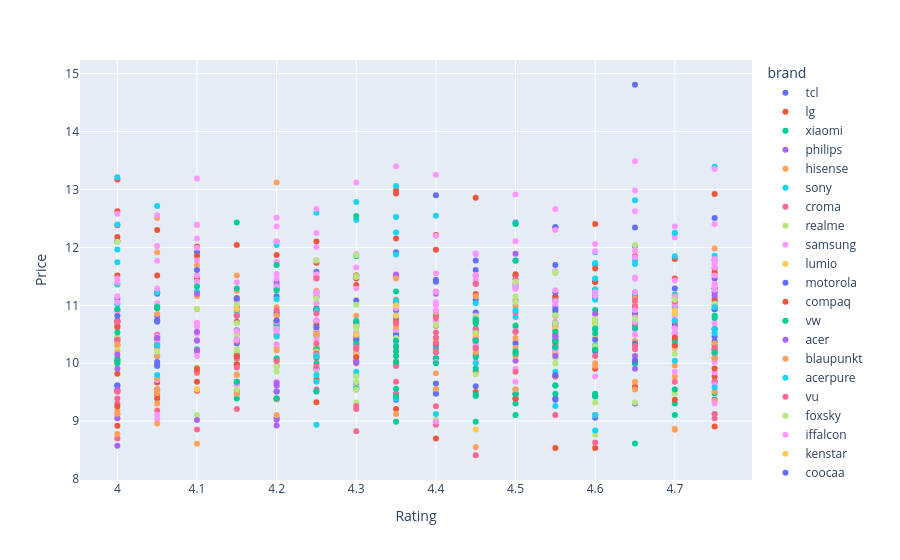

The notebook cell this image was saved under:
### Markdown cell above
### Price to Rating Columns

### Code cell
px.scatter(df, x='Rating', y='Price', color='brand')

### Figure 1 — Plotly figure (JSON) as saved in the notebook; plotly's stock layout.template omitted (floating-point values rounded to 4 significant figures; data arrays with more than 128 entries replaced by an {"elided": "..."} marker saying what was removed)
{"data": [{"hovertemplate": "brand=tcl<br>Rating=%{x}<br>Price=%{y}<extra></extra>", "legendgroup": "tcl", "marker": {"color": "#636efa", "symbol": "circle"}, "mode": "markers", "name": "tcl", "orientation": "v", "showlegend": true, "type": "scatter", "x": [4.65, 4.4, 4.45, 4.65, 4.2, 4, 4.05, 4.45, 4.4, 4.45, 4.7, 4.75, 4.05, 4.5, 4.45, 4.35, 4.35, 4.45, 4.2, 4.15, 4.15, 4.35, 4.3, 4, 4.55, 4.55, 4.35, 4.15, 4.25, 4.2, 4.55, 4.4, 4.3, 4.65, 4.7, 4.2, 4.55, 4.65, 4.05, 4.4, 4.75, 4.5, 4.05, 4.7, 4, 4.5, 4.15, 4.65, 4.55, 4.6, 4.45, 4.7, 4.55, 4, 4.75, 4.25, 4.5, 4.5, 4.15, 4.35, 4.35, 4.75, 4.65, 4.3, 4.25, 4, 4.65, 4.65, 4.6, 4.55, 4.55, 4.3, 4.75, 4.75, 4.05, 4.75, 4.6, 4.4, 4.65, 4.3, 4.75, 4.1, 4.45, 4.65, 4.2, 4.55, 4.25, 4.75, 4.7, 4.75, 4.35, 4, 4, 4.55], "xaxis": "x", "y": [10.67, 11.41, 11.61, 9.306, 10.84, 10.74, 10.39, 11.1, 11.44, 10.88, 10.67, 9.68, 11.2, 12.43, 11.37, 11.92, 10.91, 10.37, 11.16, 10.34, 9.648, 10.78, 11.08, 10.71, 10.13, 10.46, 10.46, 10.57, 10.91, 10.88, 11.16, 10.65, 10.4, 10.86, 10.31, 11.29, 12.35, 11.14, 10.71, 10.24, 11.07, 10.16, 9.952, 10.62, 9.615, 11.35, 10.37, 10.6, 10.99, 11.41, 9.602, 11.29, 12.35, 12.1, 12.51, 11.58, 11.51, 11.78, 10.82, 10.46, 11.0, 11.23, 10.97, 10.46, 10.95, 9.615, 14.81, 12.03, 11.71, 11.7, 9.392, 10.17, 10.46, 10.38, 10.82, 11.29, 11.13, 12.9, 11.08, 11.51, 11.78, 11.92, 11.78, 12.35, 11.35, 11.23, 11.23, 11.29, 11.05, 11.46, 10.46, 11.11, 10.82, 10.9], "yaxis": "y"}, {"hovertemplate": "brand=lg<br>Rating=%{x}<br>Price=%{y}<extra></extra>", "legendgroup": "lg", "marker": {"color": "#EF553B", "symbol": "circle"}, "mode": "markers", "name": "lg", "orientation": "v", "showlegend": true, "type": "scatter", "x": [4.55, 4.4, 4.25, 4.45, 4.55, 4.75, 4.15, 4.75, 4.65, 4, 4.4, 4.4, 4.7, 4.75, 4.2, 4.6, 4.75, 4.35, 4.65, 4.55, 4, 4.2, 4.05, 4.55, 4.45, 4.35, 4.3, 4.55, 4.1, 4.1, 4.55, 4.1, 4, 4, 4.75, 4.4, 4.75, 4, 4.5, 4.75, 4.15, 4.35, 4.65, 4.6, 4.1, 4.65, 4.05, 4.25, 4.35, 4, 4.45, 4.7, 4.25, 4.6, 4.35, 4.25, 4.15, 4.65, 4.3, 4.45, 4.65, 4.7, 4.35, 4.55, 4, 4.75, 4, 4.05, 4, 4.65, 4.15, 4.25, 4.05, 4.15, 4.65, 4.6, 4.75, 4.05, 4.25, 4.6, 4.25, 4.45, 4.15, 4.6, 4.05, 4, 4.2, 4.2, 4.7, 4.4, 4.15, 4.05, 4.55, 4], "xaxis": "x", "y": [10.65, 10.34, 10.73, 10.4, 10.5, 11.51, 10.98, 11.57, 9.595, 12.38, 10.82, 11.23, 11.12, 10.17, 10.71, 11.64, 11.63, 12.99, 11.85, 11.13, 9.82, 10.7, 10.74, 9.781, 9.852, 11.48, 11.35, 10.57, 9.68, 11.46, 10.17, 11.85, 12.62, 12.11, 12.92, 12.21, 10.6, 12.18, 11.54, 9.77, 10.37, 12.15, 10.8, 12.4, 12.01, 11.22, 11.51, 12.1, 12.93, 9.518, 12.86, 11.8, 9.714, 9.905, 11.07, 10.67, 12.04, 10.96, 11.46, 11.51, 11.08, 10.72, 10.71, 10.35, 10.91, 11.11, 10.71, 10.4, 10.43, 10.69, 9.977, 10.28, 10.36, 9.532, 11.16, 11.41, 11.0, 10.45, 11.74, 11.41, 11.49, 11.2, 11.13, 11.27, 9.668, 13.17, 11.87, 12.1, 11.46, 11.96, 10.71, 12.3, 11.09, 11.51], "yaxis": "y"}, {"hovertemplate": "brand=xiaomi<br>Rating=%{x}<br>Price=%{y}<extra></extra>", "legendgroup": "xiaomi", "marker": {"color": "#00cc96", "symbol": "circle"}, "mode": "markers", "name": "xiaomi", "orientation": "v", "showlegend": true, "type": "scatter", "x": [4.35, 4.65, 4.5, 4.3, 4.45, 4.1, 4.55, 4.1, 4.2, 4.7, 4.4, 4.6, 4.7, 4.35, 4.5, 4.15, 4.4, 4.7, 4.25, 4.4, 4.15, 4.3, 4.4, 4.45, 4.6, 4.4, 4.7, 4.4, 4.65, 4.15, 4.35, 4.35, 4.45, 4.15, 4.65], "xaxis": "x", "y": [10.52, 10.71, 9.105, 10.31, 10.4, 10.2, 9.616, 10.24, 10.65, 9.306, 10.86, 9.473, 11.18, 11.24, 9.547, 9.473, 10.09, 10.52, 10.93, 10.31, 10.13, 11.51, 10.09, 10.52, 11.17, 10.44, 10.52, 10.2, 10.32, 9.393, 10.56, 9.473, 10.4, 10.18, 9.999], "yaxis": "y"}, {"hovertemplate": "brand=philips<br>Rating=%{x}<br>Price=%{y}<extra></extra>", "legendgroup": "philips", "marker": {"color": "#ab63fa", "symbol": "circle"}, "mode": "markers", "name": "philips", "orientation": "v", "showlegend": true, "type": "scatter", "x": [4.05, 4.1, 4.7, 4.7, 4.25, 4.2, 4.4, 4.75, 4, 4.3, 4.5, 4.65, 4.5, 4], "xaxis": "x", "y": [11.23, 10.2, 10.74, 10.97, 10.46, 11.41, 11.2, 10.93, 9.51, 10.65, 10.55, 10.04, 10.04, 9.547], "yaxis": "y"}, {"hovertemplate": "brand=hisense<br>Rating=%{x}<br>Price=%{y}<extra></extra>", "legendgroup": "hisense", "marker": {"color": "#FFA15A", "symbol": "circle"}, "mode": "markers", "name": "hisense", "orientation": "v", "showlegend": true, "type": "scatter", "x": [4.2, 4.2, 4.65, 4.75, 4.2, 4.25, 4.15, 4.6, 4.45, 4.2, 4.75, 4.2, 4.3, 4.3, 4.35, 4.55, 4.7, 4.6, 4.5, 4.4, 4.35, 4.15, 4.1, 4.25, 4.2, 4, 4.05, 4.05, 4.1, 4.1, 4.5, 4.2, 4.65, 4.6, 4.65, 4.35, 4.4, 4, 4.2, 4.15, 4.7, 4.2, 4.15, 4.4, 4.45, 4.3, 4.1, 4.15], "xaxis": "x", "y": [10.82, 10.07, 10.35, 10.31, 10.97, 11.25, 11.51, 10.46, 11.16, 10.22, 11.98, 10.27, 10.82, 11.51, 10.2, 10.62, 9.962, 9.999, 10.37, 10.2, 10.58, 10.89, 10.93, 10.57, 10.46, 10.2, 12.51, 11.92, 11.16, 11.7, 10.13, 9.393, 11.0, 10.69, 10.38, 10.04, 10.88, 11.35, 13.12, 11.25, 9.547, 10.82, 10.49, 10.65, 10.55, 9.788, 12.39, 9.473], "yaxis": "y"}, {"hovertemplate": "brand=sony<br>Rating=%{x}<br>Price=%{y}<extra></extra>", "legendgroup": "sony", "marker": {"color": "#19d3f3", "symbol": "circle"}, "mode": "markers", "name": "sony", "orientation": "v", "showlegend": true, "type": "scatter", "x": [4.5, 4.3, 4.6, 4.35, 4.6, 4.3, 4.45, 4.05, 4.65, 4.6, 4.6, 4.6, 4.25, 4.2, 4, 4.2, 4.65, 4.7, 4, 4, 4.65, 4.05, 4.55, 4, 4.35, 4, 4, 4.15, 4.4, 4.3, 4.35, 4.65, 4.75, 4.1, 4.25, 4.6, 4.5, 4.7, 4.25, 4.75, 4.05, 4.35, 4.7, 4.6, 4.35, 4.5, 4.35], "xaxis": "x", "y": [11.3, 12.47, 11.73, 12.26, 11.46, 10.74, 11.03, 10.46, 11.71, 11.1, 11.26, 11.92, 12.6, 11.1, 13.21, 12.04, 12.81, 11.85, 11.96, 12.4, 11.78, 12.71, 11.08, 11.02, 10.82, 11.74, 11.37, 10.84, 12.55, 12.79, 13.06, 11.19, 11.86, 11.24, 10.27, 10.26, 10.8, 12.24, 11.16, 13.39, 11.23, 10.97, 11.0, 11.23, 12.53, 12.42, 11.88], "yaxis": "y"}, {"hovertemplate": "brand=croma<br>Rating=%{x}<br>Price=%{y}<extra></extra>", "legendgroup": "croma", "marker": {"color": "#FF6692", "symbol": "circle"}, "mode": "markers", "name": "croma", "orientation": "v", "showlegend": true, "type": "scatter", "x": [4.45, 4.35, 4.2, 4.5, 4.15, 4, 4.35, 4.3, 4, 4.25, 4.4, 4.3, 4.5, 4.25, 4.05, 4.55, 4, 4.5, 4.75, 4, 4.65, 4.55, 4.75, 4.15, 4.15, 4.65, 4.55, 4.2, 4.3, 4.2, 4.25], "xaxis": "x", "y": [8.411, 9.472, 10.57, 9.392, 9.209, 10.31, 9.68, 9.998, 9.305, 9.903, 9.259, 10.37, 10.88, 10.09, 10.49, 9.104, 8.698, 11.08, 9.68, 9.51, 10.65, 10.24, 9.047, 10.09, 10.52, 10.99, 10.31, 9.952, 9.209, 10.91, 10.24], "yaxis": "y"}, {"hovertemplate": "brand=realme<br>Rating=%{x}<br>Price=%{y}<extra></extra>", "legendgroup": "realme", "marker": {"color": "#B6E880", "symbol": "circle"}, "mode": "markers", "name": "realme", "orientation": "v", "showlegend": true, "type": "scatter", "x": [4.2, 4.25, 4.65, 4.5, 4.45, 4.05, 4.15, 4.25, 4.15, 4.2, 4.3, 4.15, 4, 4.75, 4.6, 4.05, 4.55, 4.3, 4.75, 4.25, 4.55, 4.3, 4.45, 4.6, 4.35, 4.5, 4.2, 4.15, 4.25, 4.25, 4.3, 4.75], "xaxis": "x", "y": [10.02, 9.868, 9.324, 10.17, 9.809, 10.36, 10.49, 10.28, 9.815, 10.02, 9.324, 10.06, 10.28, 11.03, 10.66, 9.306, 10.09, 10.13, 10.1, 10.54, 9.994, 11.49, 10.7, 9.324, 10.37, 10.66, 10.33, 10.69, 10.24, 10.34, 10.28, 10.04], "yaxis": "y"}, {"hovertemplate": "brand=samsung<br>Rating=%{x}<br>Price=%{y}<extra></extra>", "legendgroup": "samsung", "marker": {"color": "#FF97FF", "symbol": "circle"}, "mode": "markers", "name": "samsung", "orientation": "v", "showlegend": true, "type": "scatter", "x": {"elided": "171 float values"}, "xaxis": "x", "y": {"elided": "171 float values"}, "yaxis": "y"}, {"hovertemplate": "brand=lumio<br>Rating=%{x}<br>Price=%{y}<extra></extra>", "legendgroup": "lumio", "marker": {"color": "#FECB52", "symbol": "circle"}, "mode": "markers", "name": "lumio", "orientation": "v", "showlegend": true, "type": "scatter", "x": [4.7, 4, 4.55, 4.7, 4.7, 4.25, 4.4], "xaxis": "x", "y": [10.86, 10.31, 10.6, 10.28, 10.92, 10.55, 10.4], "yaxis": "y"}, {"hovertemplate": "brand=motorola<br>Rating=%{x}<br>Price=%{y}<extra></extra>", "legendgroup": "motorola", "marker": {"color": "#636efa", "symbol": "circle"}, "mode": "markers", "name": "motorola", "orientation": "v", "showlegend": true, "type": "scatter", "x": [4.05, 4.55, 4.5, 4.15, 4.1, 4.75, 4.7, 4.35, 4.05, 4.55, 4.55, 4.3, 4.4, 4.35, 4.75, 4.35, 4.45, 4.3, 4.55, 4.15, 4.05, 4.35], "xaxis": "x", "y": [10.13, 9.367, 10.34, 11.11, 11.61, 9.367, 10.4, 10.4, 10.74, 10.28, 10.93, 10.11, 10.33, 9.367, 10.93, 10.48, 10.15, 10.02, 10.69, 10.4, 10.02, 11.05], "yaxis": "y"}, {"hovertemplate": "brand=compaq<br>Rating=%{x}<br>Price=%{y}<extra></extra>", "legendgroup": "compaq", "marker": {"color": "#EF553B", "symbol": "circle"}, "mode": "markers", "name": "compaq", "orientation": "v", "showlegend": true, "type": "scatter", "x": [4.05, 4.35], "xaxis": "x", "y": [9.393, 9.21], "yaxis": "y"}, {"hovertemplate": "brand=vw<br>Rating=%{x}<br>Price=%{y}<extra></extra>", "legendgroup": "vw", "marker": {"color": "#00cc96", "symbol": "circle"}, "mode": "markers", "name": "vw", "orientation": "v", "showlegend": true, "type": "scatter", "x": [4.55, 4.5, 4.45, 4.65, 4.2, 4.4, 4.35, 4.75, 4.35, 4.7, 4.5, 4.65, 4, 4.45, 4.15, 4.6, 4.75], "xaxis": "x", "y": [9.616, 9.306, 8.987, 8.613, 9.51, 9.999, 8.987, 9.48, 9.561, 9.105, 10.17, 9.999, 10.08, 10.6, 10.92, 10.92, 10.31], "yaxis": "y"}, {"hovertemplate": "brand=acer<br>Rating=%{x}<br>Price=%{y}<extra></extra>", "legendgroup": "acer", "marker": {"color": "#ab63fa", "symbol": "circle"}, "mode": "markers", "name": "acer", "orientation": "v", "showlegend": true, "type": "scatter", "x": [4.25, 4.3, 4.75, 4.5, 4.2, 4.75, 4.05, 4.15, 4.65, 4.6, 4.75, 4.35, 4.3, 4.1, 4.1, 4.75, 4.3, 4.4, 4.5, 4.35, 4.1], "xaxis": "x", "y": [10.13, 10.04, 10.2, 9.393, 9.51, 10.09, 10.43, 9.68, 10.13, 10.86, 11.17, 11.51, 9.642, 10.55, 10.39, 10.24, 10.69, 10.34, 11.89, 11.52, 11.2], "yaxis": "y"}, {"hovertemplate": "brand=blaupunkt<br>Rating=%{x}<br>Price=%{y}<extra></extra>", "legendgroup": "blaupunkt", "marker": {"color": "#FFA15A", "symbol": "circle"}, "mode": "markers", "name": "blaupunkt", "orientation": "v", "showlegend": true, "type": "scatter", "x": [4.75, 4.65, 4.7, 4.75, 4.1, 4.15, 4.5, 4.2, 4.35, 4.6, 4.05, 4.35, 4.75, 4.3, 4.1, 4.1, 4.65, 4, 4.05, 4.05, 4.35, 4.5, 4.05, 4.3], "xaxis": "x", "y": [9.35, 9.68, 9.77, 9.51, 9.826, 9.798, 10.43, 10.74, 11.1, 9.952, 9.547, 11.46, 10.34, 10.24, 10.23, 9.547, 9.547, 9.185, 10.13, 10.28, 9.122, 10.99, 9.306, 10.65], "yaxis": "y"}, {"hovertemplate": "brand=acerpure<br>Rating=%{x}<br>Price=%{y}<extra></extra>", "legendgroup": "acerpure", "marker": {"color": "#19d3f3", "symbol": "circle"}, "mode": "markers", "name": "acerpure", "orientation": "v", "showlegend": true, "type": "scatter", "x": [4.2, 4.7, 4.25, 4.6, 4.7, 4.25, 4.5, 4.7], "xaxis": "x", "y": [10.6, 10.04, 10.9, 10.31, 12.25, 10.49, 10.92, 10.74], "yaxis": "y"}, {"hovertemplate": "brand=vu<br>Rating=%{x}<br>Price=%{y}<extra></extra>", "legendgroup": "vu", "marker": {"color": "#FF6692", "symbol": "circle"}, "mode": "markers", "name": "vu", "orientation": "v", "showlegend": true, "type": "scatter", "x": [4.4, 4.2, 4.75, 4.15, 4.15, 4.4, 4.15, 4.7, 4.4, 4.55, 4.65, 4.6, 4.35, 4.45, 4.5, 4.3, 4.45], "xaxis": "x", "y": [10.18, 10.49, 10.26, 10.82, 10.98, 10.78, 10.09, 11.07, 10.53, 10.82, 11.09, 10.23, 10.27, 10.58, 11.45, 10.43, 11.37], "yaxis": "y"}, {"hovertemplate": "brand=foxsky<br>Rating=%{x}<br>Price=%{y}<extra></extra>", "legendgroup": "foxsky", "marker": {"color": "#B6E880", "symbol": "circle"}, "mode": "markers", "name": "foxsky", "orientation": "v", "showlegend": true, "type": "scatter", "x": [4.15, 4.5, 4.1, 4.45, 4.1, 4.4, 4.65, 4.55, 4.3, 4.55, 4.35, 4.5, 4.55, 4.45, 4.45, 4.25, 4.7, 4.6], "xaxis": "x", "y": [9.547, 9.393, 9.928, 10.24, 9.105, 9.024, 11.08, 10.17, 10.34, 10.69, 10.65, 11.16, 10.13, 10.24, 10.52, 10.13, 9.473, 8.764], "yaxis": "y"}, {"hovertemplate": "brand=iffalcon<br>Rating=%{x}<br>Price=%{y}<extra></extra>", "legendgroup": "iffalcon", "marker": {"color": "#FF97FF", "symbol": "circle"}, "mode": "markers", "name": "iffalcon", "orientation": "v", "showlegend": true, "type": "scatter", "x": [4.45, 4.2, 4.7, 4.7, 4.45, 4.7, 4.1, 4.3, 4.4, 4.5, 4.45, 4.25], "xaxis": "x", "y": [10.82, 10.6, 9.852, 11.16, 10.82, 10.31, 10.13, 10.4, 9.547, 9.903, 10.44, 10.6], "yaxis": "y"}, {"hovertemplate": "brand=kenstar<br>Rating=%{x}<br>Price=%{y}<extra></extra>", "legendgroup": "kenstar", "marker": {"color": "#FECB52", "symbol": "circle"}, "mode": "markers", "name": "kenstar", "orientation": "v", "showlegend": true, "type": "scatter", "x": [4, 4.3, 4], "xaxis": "x", "y": [9.048, 10.14, 9.99], "yaxis": "y"}, {"hovertemplate": "brand=coocaa<br>Rating=%{x}<br>Price=%{y}<extra></extra>", "legendgroup": "coocaa", "marker": {"color": "#636efa", "symbol": "circle"}, "mode": "markers", "name": "coocaa", "orientation": "v", "showlegend": true, "type": "scatter", "x": [4.6, 4.6, 4.2, 4.15, 4.6, 4.25, 4.6, 4.4, 4.35, 4.65, 4.3, 4.3, 4.2, 4.05], "xaxis": "x", "y": [10.4, 9.105, 10.74, 10.13, 9.06, 10.62, 10.2, 9.649, 11.07, 10.04, 10.49, 10.4, 9.06, 10.31], "yaxis": "y"}, {"hovertemplate": "brand=innoq<br>Rating=%{x}<br>Price=%{y}<extra></extra>", "legendgroup": "innoq", "marker": {"color": "#EF553B", "symbol": "circle"}, "mode": "markers", "name": "innoq", "orientation": "v", "showlegend": true, "type": "scatter", "x": [4.6, 4.4, 4, 4.15, 4.05, 4.55], "xaxis": "x", "y": [8.536, 8.698, 8.921, 9.982, 9.546, 8.535], "yaxis": "y"}, {"hovertemplate": "brand=toshiba<br>Rating=%{x}<br>Price=%{y}<extra></extra>", "legendgroup": "toshiba", "marker": {"color": "#00cc96", "symbol": "circle"}, "mode": "markers", "name": "toshiba", "orientation": "v", "showlegend": true, "type": "scatter", "x": [4, 4.6, 4.15, 4, 4.7, 4, 4.3, 4.25, 4.7, 4.15, 4.05, 4.3, 4.5, 4.75, 4.55, 4.5, 4.75, 4.25, 4.55, 4.35, 4.15, 4.2, 4.6, 4.5, 4.5, 4.2], "xaxis": "x", "y": [9.999, 10.6, 9.68, 10.4, 10.37, 10.93, 10.71, 9.903, 9.546, 11.29, 10.95, 11.85, 10.65, 10.82, 10.55, 11.77, 10.59, 10.24, 10.37, 10.13, 12.43, 11.26, 10.6, 9.472, 12.4, 11.7], "yaxis": "y"}, {"hovertemplate": "brand=marq<br>Rating=%{x}<br>Price=%{y}<extra></extra>", "legendgroup": "marq", "marker": {"color": "#ab63fa", "symbol": "circle"}, "mode": "markers", "name": "marq", "orientation": "v", "showlegend": true, "type": "scatter", "x": [4.5, 4.6, 4.2, 4], "xaxis": "x", "y": [9.473, 9.105, 8.923, 8.575], "yaxis": "y"}, {"hovertemplate": "brand=panasonic<br>Rating=%{x}<br>Price=%{y}<extra></extra>", "legendgroup": "panasonic", "marker": {"color": "#FFA15A", "symbol": "circle"}, "mode": "markers", "name": "panasonic", "orientation": "v", "showlegend": true, "type": "scatter", "x": [4.35, 4.1, 4.55, 4.45, 4.65, 4.05, 4.75, 4.05, 4.75, 4.35, 4.6, 4.5, 4.4], "xaxis": "x", "y": [9.999, 9.547, 10.18, 10.8, 11.11, 9.74, 10.23, 9.51, 10.09, 10.63, 10.75, 10.26, 9.825], "yaxis": "y"}, {"hovertemplate": "brand=kodak<br>Rating=%{x}<br>Price=%{y}<extra></extra>", "legendgroup": "kodak", "marker": {"color": "#19d3f3", "symbol": "circle"}, "mode": "markers", "name": "kodak", "orientation": "v", "showlegend": true, "type": "scatter", "x": [4.25, 4.05, 4.35, 4.75, 4.45, 4, 4.75, 4.4, 4.6, 4.3, 4.55, 4.75, 4.4, 4.45, 4.35, 4.25], "xaxis": "x", "y": [9.68, 9.798, 9.393, 10.97, 10.4, 10.65, 9.122, 9.547, 8.839, 9.852, 9.259, 9.582, 9.122, 10.71, 11.08, 8.936], "yaxis": "y"}, {"hovertemplate": "brand=thomson<br>Rating=%{x}<br>Price=%{y}<extra></extra>", "legendgroup": "thomson", "marker": {"color": "#FF6692", "symbol": "circle"}, "mode": "markers", "name": "thomson", "orientation": "v", "showlegend": true, "type": "scatter", "x": [4.55, 4.3, 4.1, 4, 4.65, 4.6, 4.25, 4.3, 4, 4.3, 4.75, 4.1, 4.25, 4.25, 4.05, 4.75, 4.35, 4.4, 4.6, 4, 4.65, 4.4], "xaxis": "x", "y": [10.4, 8.825, 9.852, 10.71, 11.08, 10.13, 11.46, 9.547, 9.122, 9.259, 9.122, 8.854, 10.86, 10.34, 9.185, 10.24, 9.952, 8.936, 8.631, 10.65, 10.24, 10.34], "yaxis": "y"}, {"hovertemplate": "brand=haier<br>Rating=%{x}<br>Price=%{y}<extra></extra>", "legendgroup": "haier", "marker": {"color": "#B6E880", "symbol": "circle"}, "mode": "markers", "name": "haier", "orientation": "v", "showlegend": true, "type": "scatter", "x": [4.25, 4.55, 4.35, 4.6, 4.3, 4.6, 4.6, 4.25, 4.15, 4.7, 4.55, 4.3, 4.2, 4.45, 4.5, 4.5, 4, 4.65, 4.4, 4.3, 4.45, 4.2, 4.5, 4.3, 4.3, 4.55, 4.15, 4.15, 4, 4.3, 4.6, 4.65, 4.3, 4.1], "xaxis": "x", "y": [11.11, 10.83, 10.43, 10.74, 9.68, 10.5, 10.29, 11.78, 10.18, 11.1, 11.56, 9.589, 9.852, 10.8, 11.06, 11.41, 10.45, 10.77, 10.67, 10.6, 10.4, 9.933, 10.2, 11.01, 10.63, 11.57, 11.01, 10.24, 12.1, 11.87, 10.76, 12.04, 9.769, 10.94], "yaxis": "y"}, {"hovertemplate": "brand=infinix<br>Rating=%{x}<br>Price=%{y}<extra></extra>", "legendgroup": "infinix", "marker": {"color": "#FF97FF", "symbol": "circle"}, "mode": "markers", "name": "infinix", "orientation": "v", "showlegend": true, "type": "scatter", "x": [4.25, 4.75, 4.25, 4.1, 4.05, 4.15, 4.4, 4.6], "xaxis": "x", "y": [9.903, 9.306, 9.51, 10.2, 9.036, 10.4, 8.987, 9.105], "yaxis": "y"}, {"hovertemplate": "brand=ifflacon<br>Rating=%{x}<br>Price=%{y}<extra></extra>", "legendgroup": "ifflacon", "marker": {"color": "#FECB52", "symbol": "circle"}, "mode": "markers", "name": "ifflacon", "orientation": "v", "showlegend": true, "type": "scatter", "x": [4.45, 4.25, 4.45], "xaxis": "x", "y": [10.71, 10.2, 10.46], "yaxis": "y"}, {"hovertemplate": "brand=akai<br>Rating=%{x}<br>Price=%{y}<extra></extra>", "legendgroup": "akai", "marker": {"color": "#636efa", "symbol": "circle"}, "mode": "markers", "name": "akai", "orientation": "v", "showlegend": true, "type": "scatter", "x": [4.05, 4.4], "xaxis": "x", "y": [9.975, 9.471], "yaxis": "y"}, {"hovertemplate": "brand=reliance<br>Rating=%{x}<br>Price=%{y}<extra></extra>", "legendgroup": "reliance", "marker": {"color": "#EF553B", "symbol": "circle"}, "mode": "markers", "name": "reliance", "orientation": "v", "showlegend": true, "type": "scatter", "x": [4, 4.25, 4.7, 4.5, 4, 4.7, 4.55, 4.1, 4.1, 4.45], "xaxis": "x", "y": [9.258, 9.324, 10.44, 9.387, 10.04, 10.31, 9.769, 9.903, 9.526, 9.504], "yaxis": "y"}, {"hovertemplate": "brand=onida<br>Rating=%{x}<br>Price=%{y}<extra></extra>", "legendgroup": "onida", "marker": {"color": "#00cc96", "symbol": "circle"}, "mode": "markers", "name": "onida", "orientation": "v", "showlegend": true, "type": "scatter", "x": [4.3, 4.25, 4.45, 4.35, 4.55, 4.25, 4.45, 4.45, 4, 4.55, 4.3, 4.55, 4.6, 4.75, 4.35, 4.45, 4.75, 4.45, 4.35, 4.5], "xaxis": "x", "y": [10.34, 10.11, 10.74, 10.29, 10.39, 10.51, 10.69, 10.29, 10.04, 9.473, 9.568, 10.4, 10.23, 10.18, 10.39, 10.11, 10.78, 10.76, 10.2, 9.465], "yaxis": "y"}, {"hovertemplate": "brand=bush<br>Rating=%{x}<br>Price=%{y}<extra></extra>", "legendgroup": "bush", "marker": {"color": "#ab63fa", "symbol": "circle"}, "mode": "markers", "name": "bush", "orientation": "v", "showlegend": true, "type": "scatter", "x": [4, 4.2, 4.65, 4, 4.2], "xaxis": "x", "y": [9.048, 9.024, 9.903, 10.15, 9.616], "yaxis": "y"}, {"hovertemplate": "brand=uniboom<br>Rating=%{x}<br>Price=%{y}<extra></extra>", "legendgroup": "uniboom", "marker": {"color": "#FFA15A", "symbol": "circle"}, "mode": "markers", "name": "uniboom", "orientation": "v", "showlegend": true, "type": "scatter", "x": [4.7, 4.1, 4.2, 4.6, 4.05, 4.7, 4.05, 4.5, 4.45, 4], "xaxis": "x", "y": [8.852, 8.611, 9.375, 9.105, 9.546, 8.867, 8.961, 9.546, 8.555, 8.778], "yaxis": "y"}, {"hovertemplate": "brand=rgl<br>Rating=%{x}<br>Price=%{y}<extra></extra>", "legendgroup": "rgl", "marker": {"color": "#19d3f3", "symbol": "circle"}, "mode": "markers", "name": "rgl", "orientation": "v", "showlegend": true, "type": "scatter", "x": [4.25, 4.6, 4.45, 4.55, 4.75], "xaxis": "x", "y": [9.797, 9.106, 9.998, 9.852, 10.52], "yaxis": "y"}, {"hovertemplate": "brand=wobble<br>Rating=%{x}<br>Price=%{y}<extra></extra>", "legendgroup": "wobble", "marker": {"color": "#FF6692", "symbol": "circle"}, "mode": "markers", "name": "wobble", "orientation": "v", "showlegend": true, "type": "scatter", "x": [4.45, 4.7, 4, 4.25, 4.5, 4.35, 4.4, 4.5, 4.25, 4.15, 4, 4.3, 4], "xaxis": "x", "y": [10.4, 9.68, 9.393, 9.547, 9.852, 10.69, 10.43, 10.55, 10.17, 9.928, 10.4, 10.28, 10.37], "yaxis": "y"}, {"hovertemplate": "brand=elista<br>Rating=%{x}<br>Price=%{y}<extra></extra>", "legendgroup": "elista", "marker": {"color": "#B6E880", "symbol": "circle"}, "mode": "markers", "name": "elista", "orientation": "v", "showlegend": true, "type": "scatter", "x": [4.05, 4.7], "xaxis": "x", "y": [10.2, 10.16], "yaxis": "y"}, {"hovertemplate": "brand=vzy<br>Rating=%{x}<br>Price=%{y}<extra></extra>", "legendgroup": "vzy", "marker": {"color": "#FF97FF", "symbol": "circle"}, "mode": "markers", "name": "vzy", "orientation": "v", "showlegend": true, "type": "scatter", "x": [4.55, 4.2, 4.45, 4.2, 4.45], "xaxis": "x", "y": [10.22, 9.68, 10.3, 10.56, 10.24], "yaxis": "y"}, {"hovertemplate": "brand=metz<br>Rating=%{x}<br>Price=%{y}<extra></extra>", "legendgroup": "metz", "marker": {"color": "#FECB52", "symbol": "circle"}, "mode": "markers", "name": "metz", "orientation": "v", "showlegend": true, "type": "scatter", "x": [4.35, 4.1, 4.25, 4.25, 4.15, 4.35, 4.3], "xaxis": "x", "y": [10.82, 9.547, 10.49, 10.13, 10.93, 11.0, 10.49], "yaxis": "y"}, {"hovertemplate": "brand=kodal<br>Rating=%{x}<br>Price=%{y}<extra></extra>", "legendgroup": "kodal", "marker": {"color": "#636efa", "symbol": "circle"}, "mode": "markers", "name": "kodal", "orientation": "v", "showlegend": true, "type": "scatter", "x": [4.65], "xaxis": "x", "y": [10.34], "yaxis": "y"}, {"hovertemplate": "brand=bpl<br>Rating=%{x}<br>Price=%{y}<extra></extra>", "legendgroup": "bpl", "marker": {"color": "#EF553B", "symbol": "circle"}, "mode": "markers", "name": "bpl", "orientation": "v", "showlegend": true, "type": "scatter", "x": [4.3, 4.15, 4.05, 4.6, 4], "xaxis": "x", "y": [10.11, 10.13, 9.455, 9.433, 10.62], "yaxis": "y"}, {"hovertemplate": "brand=sansui<br>Rating=%{x}<br>Price=%{y}<extra></extra>", "legendgroup": "sansui", "marker": {"color": "#00cc96", "symbol": "circle"}, "mode": "markers", "name": "sansui", "orientation": "v", "showlegend": true, "type": "scatter", "x": [4.25, 4.65, 4.45, 4.6, 4.2, 4, 4.5, 4.3, 4.05, 4.6, 4.1, 4.35, 4.25, 4.55, 4.6, 4.45, 4.35], "xaxis": "x", "y": [9.51, 10.61, 10.39, 10.52, 10.09, 10.53, 10.2, 12.54, 10.98, 9.457, 11.33, 10.02, 9.998, 10.27, 9.425, 9.456, 9.425], "yaxis": "y"}, {"hovertemplate": "brand=nu<br>Rating=%{x}<br>Price=%{y}<extra></extra>", "legendgroup": "nu", "marker": {"color": "#ab63fa", "symbol": "circle"}, "mode": "markers", "name": "nu", "orientation": "v", "showlegend": true, "type": "scatter", "x": [4.55, 4.55, 4, 4.1, 4.2], "xaxis": "x", "y": [10.13, 10.46, 9.903, 10.22, 9.393], "yaxis": "y"}, {"hovertemplate": "brand=beston<br>Rating=%{x}<br>Price=%{y}<extra></extra>", "legendgroup": "beston", "marker": {"color": "#FFA15A", "symbol": "circle"}, "mode": "markers", "name": "beston", "orientation": "v", "showlegend": true, "type": "scatter", "x": [4.25, 4.2, 4.45, 4, 4.4, 4.05, 4.05], "xaxis": "x", "y": [10.5, 9.105, 10.19, 9.127, 9.561, 9.48, 10.85], "yaxis": "y"}, {"hovertemplate": "brand=blackdecker<br>Rating=%{x}<br>Price=%{y}<extra></extra>", "legendgroup": "blackdecker", "marker": {"color": "#19d3f3", "symbol": "circle"}, "mode": "markers", "name": "blackdecker", "orientation": "v", "showlegend": true, "type": "scatter", "x": [4.05, 4.2, 4.25], "xaxis": "x", "y": [10.31, 10.46, 10.13], "yaxis": "y"}, {"hovertemplate": "brand=lloyd<br>Rating=%{x}<br>Price=%{y}<extra></extra>", "legendgroup": "lloyd", "marker": {"color": "#FF6692", "symbol": "circle"}, "mode": "markers", "name": "lloyd", "orientation": "v", "showlegend": true, "type": "scatter", "x": [4.2, 4.3, 4.65, 4.55, 4.45], "xaxis": "x", "y": [10.04, 10.25, 10.3, 9.775, 10.26], "yaxis": "y"}, {"hovertemplate": "brand=redmi<br>Rating=%{x}<br>Price=%{y}<extra></extra>", "legendgroup": "redmi", "marker": {"color": "#B6E880", "symbol": "circle"}, "mode": "markers", "name": "redmi", "orientation": "v", "showlegend": true, "type": "scatter", "x": [4.3], "xaxis": "x", "y": [9.547], "yaxis": "y"}, {"hovertemplate": "brand=westinghouse<br>Rating=%{x}<br>Price=%{y}<extra></extra>", "legendgroup": "westinghouse", "marker": {"color": "#FF97FF", "symbol": "circle"}, "mode": "markers", "name": "westinghouse", "orientation": "v", "showlegend": true, "type": "scatter", "x": [4.05], "xaxis": "x", "y": [9.105], "yaxis": "y"}, {"hovertemplate": "brand=xelectron<br>Rating=%{x}<br>Price=%{y}<extra></extra>", "legendgroup": "xelectron", "marker": {"color": "#FECB52", "symbol": "circle"}, "mode": "markers", "name": "xelectron", "orientation": "v", "showlegend": true, "type": "scatter", "x": [4.45], "xaxis": "x", "y": [8.854], "yaxis": "y"}, {"hovertemplate": "brand=beethosol<br>Rating=%{x}<br>Price=%{y}<extra></extra>", "legendgroup": "beethosol", "marker": {"color": "#636efa", "symbol": "circle"}, "mode": "markers", "name": "beethosol", "orientation": "v", "showlegend": true, "type": "scatter", "x": [4.55], "xaxis": "x", "y": [9.798], "yaxis": "y"}, {"hovertemplate": "brand=tseries<br>Rating=%{x}<br>Price=%{y}<extra></extra>", "legendgroup": "tseries", "marker": {"color": "#EF553B", "symbol": "circle"}, "mode": "markers", "name": "tseries", "orientation": "v", "showlegend": true, "type": "scatter", "x": [4.75, 4.75, 4.7], "xaxis": "x", "y": [8.908, 9.908, 9.368], "yaxis": "y"}, {"hovertemplate": "brand=nacson<br>Rating=%{x}<br>Price=%{y}<extra></extra>", "legendgroup": "nacson", "marker": {"color": "#00cc96", "symbol": "circle"}, "mode": "markers", "name": "nacson", "orientation": "v", "showlegend": true, "type": "scatter", "x": [4.45, 4.2, 4.45], "xaxis": "x", "y": [9.903, 9.393, 9.433], "yaxis": "y"}, {"hovertemplate": "brand=skylive<br>Rating=%{x}<br>Price=%{y}<extra></extra>", "legendgroup": "skylive", "marker": {"color": "#ab63fa", "symbol": "circle"}, "mode": "markers", "name": "skylive", "orientation": "v", "showlegend": true, "type": "scatter", "x": [4.1, 4.2], "xaxis": "x", "y": [9.017, 9.66], "yaxis": "y"}, {"hovertemplate": "brand=hyundai<br>Rating=%{x}<br>Price=%{y}<extra></extra>", "legendgroup": "hyundai", "marker": {"color": "#FFA15A", "symbol": "circle"}, "mode": "markers", "name": "hyundai", "orientation": "v", "showlegend": true, "type": "scatter", "x": [4], "xaxis": "x", "y": [10.32], "yaxis": "y"}, {"hovertemplate": "brand=aiwa<br>Rating=%{x}<br>Price=%{y}<extra></extra>", "legendgroup": "aiwa", "marker": {"color": "#19d3f3", "symbol": "circle"}, "mode": "markers", "name": "aiwa", "orientation": "v", "showlegend": true, "type": "scatter", "x": [4.75], "xaxis": "x", "y": [10.59], "yaxis": "y"}, {"hovertemplate": "brand=bazeegar<br>Rating=%{x}<br>Price=%{y}<extra></extra>", "legendgroup": "bazeegar", "marker": {"color": "#FF6692", "symbol": "circle"}, "mode": "markers", "name": "bazeegar", "orientation": "v", "showlegend": true, "type": "scatter", "x": [4.25], "xaxis": "x", "y": [9.952], "yaxis": "y"}], "layout": {"legend": {"title": {"text": "brand"}, "tracegroupgap": 0}, "margin": {"t": 60}, "xaxis": {"anchor": "y", "domain": [0, 1], "title": {"text": "Rating"}}, "yaxis": {"anchor": "x", "domain": [0, 1], "title": {"text": "Price"}}}}
